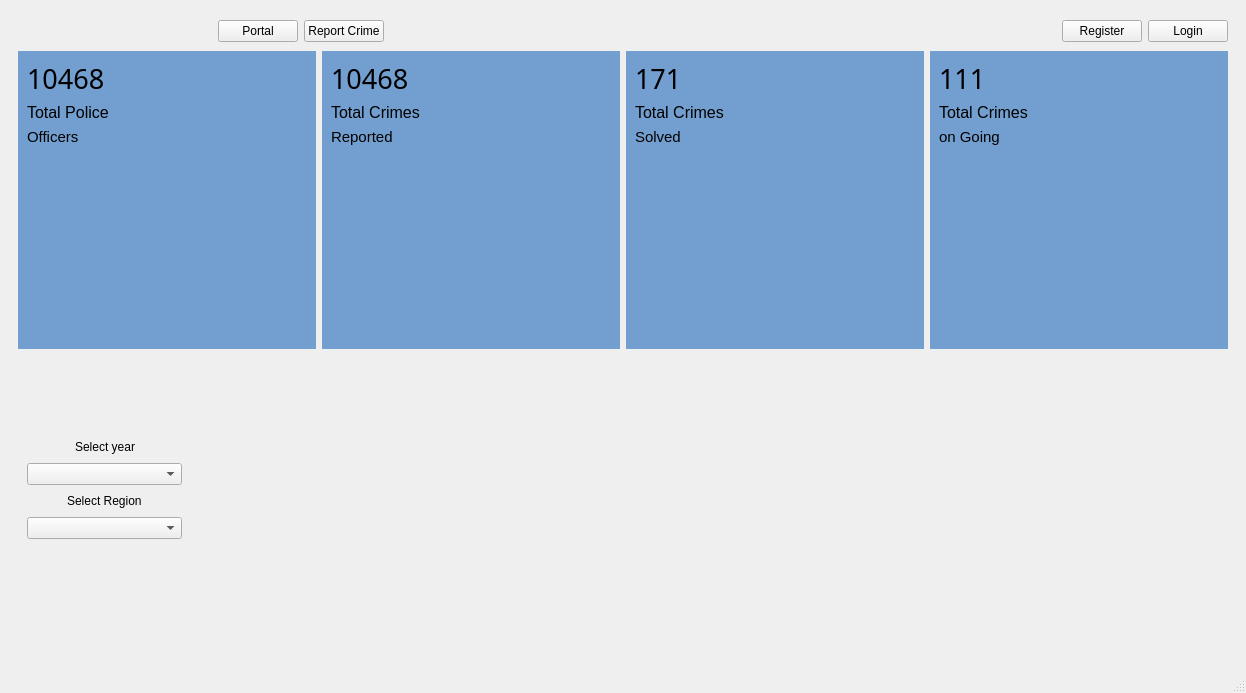
<?xml version="1.0" encoding="UTF-8"?>
<ui version="4.0">
 <class>MainWindow</class>
 <widget class="QMainWindow" name="MainWindow">
  <property name="geometry">
   <rect>
    <x>0</x>
    <y>0</y>
    <width>1246</width>
    <height>693</height>
   </rect>
  </property>
  <property name="windowTitle">
   <string>Crime Management System</string>
  </property>
  <widget class="QWidget" name="centralwidget">
   <layout class="QVBoxLayout" name="verticalLayout">
    <item>
     <widget class="QStackedWidget" name="stackedWidget">
      <property name="currentIndex">
       <number>0</number>
      </property>
      <widget class="QWidget" name="page">
       <layout class="QGridLayout" name="gridLayout">
        <item row="0" column="1">
         <layout class="QHBoxLayout" name="horizontalLayout">
          <item>
           <widget class="QLabel" name="lbl_usr">
            <property name="font">
             <font>
              <family>Symbola</family>
              <pointsize>16</pointsize>
              <weight>75</weight>
              <italic>true</italic>
              <bold>true</bold>
             </font>
            </property>
            <property name="text">
             <string/>
            </property>
           </widget>
          </item>
          <item>
           <widget class="QPushButton" name="btn_portal">
            <property name="text">
             <string>Portal</string>
            </property>
           </widget>
          </item>
          <item>
           <widget class="QPushButton" name="btn_reportCrime">
            <property name="text">
             <string>Report Crime</string>
            </property>
           </widget>
          </item>
          <item>
           <spacer name="horizontalSpacer">
            <property name="orientation">
             <enum>Qt::Horizontal</enum>
            </property>
            <property name="sizeHint" stdset="0">
             <size>
              <width>40</width>
              <height>20</height>
             </size>
            </property>
           </spacer>
          </item>
          <item>
           <widget class="QPushButton" name="btn_register">
            <property name="text">
             <string>Register</string>
            </property>
           </widget>
          </item>
          <item>
           <widget class="QPushButton" name="btn_login">
            <property name="text">
             <string>Login</string>
            </property>
           </widget>
          </item>
         </layout>
        </item>
        <item row="2" column="1">
         <layout class="QHBoxLayout" name="horizontalLayout_4">
          <property name="sizeConstraint">
           <enum>QLayout::SetMaximumSize</enum>
          </property>
          <property name="leftMargin">
           <number>0</number>
          </property>
          <item>
           <widget class="QCustomPlot" name="customPlot0" native="true">
            <property name="sizePolicy">
             <sizepolicy hsizetype="Expanding" vsizetype="Expanding">
              <horstretch>0</horstretch>
              <verstretch>0</verstretch>
             </sizepolicy>
            </property>
           </widget>
          </item>
         </layout>
        </item>
        <item row="1" column="0" colspan="2">
         <layout class="QHBoxLayout" name="horizontalLayout_5">
          <item>
           <widget class="QFrame" name="Frame1">
            <property name="styleSheet">
             <string notr="true">QFrame {
	background-color: rgb(114, 159, 207);
}</string>
            </property>
            <layout class="QVBoxLayout" name="verticalLayout_4">
             <item>
              <widget class="QLabel" name="label_5">
               <property name="font">
                <font>
                 <family>Source Code Pro</family>
                 <pointsize>20</pointsize>
                </font>
               </property>
               <property name="text">
                <string>10468</string>
               </property>
              </widget>
             </item>
             <item>
              <widget class="QLabel" name="label_6">
               <property name="font">
                <font>
                 <pointsize>12</pointsize>
                </font>
               </property>
               <property name="text">
                <string>Total Police</string>
               </property>
              </widget>
             </item>
             <item>
              <widget class="QLabel" name="label_7">
               <property name="font">
                <font>
                 <pointsize>11</pointsize>
                </font>
               </property>
               <property name="text">
                <string>Officers</string>
               </property>
              </widget>
             </item>
             <item>
              <spacer name="verticalSpacer_3">
               <property name="orientation">
                <enum>Qt::Vertical</enum>
               </property>
               <property name="sizeType">
                <enum>QSizePolicy::Expanding</enum>
               </property>
               <property name="sizeHint" stdset="0">
                <size>
                 <width>20</width>
                 <height>40</height>
                </size>
               </property>
              </spacer>
             </item>
             <item>
              <widget class="QCustomPlot" name="customPlot1" native="true"/>
             </item>
            </layout>
           </widget>
          </item>
          <item>
           <widget class="QFrame" name="Frame2">
            <property name="styleSheet">
             <string notr="true">QFrame {
	 background-color: rgb(114, 159, 207);
}</string>
            </property>
            <layout class="QVBoxLayout" name="verticalLayout_3">
             <item>
              <widget class="QLabel" name="label_2">
               <property name="font">
                <font>
                 <family>Source Code Pro</family>
                 <pointsize>20</pointsize>
                </font>
               </property>
               <property name="text">
                <string>10468</string>
               </property>
              </widget>
             </item>
             <item>
              <widget class="QLabel" name="label_3">
               <property name="font">
                <font>
                 <pointsize>12</pointsize>
                </font>
               </property>
               <property name="text">
                <string>Total Crimes</string>
               </property>
              </widget>
             </item>
             <item>
              <widget class="QLabel" name="label_4">
               <property name="font">
                <font>
                 <pointsize>11</pointsize>
                </font>
               </property>
               <property name="text">
                <string>Reported</string>
               </property>
              </widget>
             </item>
             <item>
              <spacer name="verticalSpacer_2">
               <property name="orientation">
                <enum>Qt::Vertical</enum>
               </property>
               <property name="sizeHint" stdset="0">
                <size>
                 <width>20</width>
                 <height>40</height>
                </size>
               </property>
              </spacer>
             </item>
             <item>
              <widget class="QCustomPlot" name="customPlot2" native="true"/>
             </item>
            </layout>
           </widget>
          </item>
          <item>
           <widget class="QFrame" name="Frame3">
            <property name="styleSheet">
             <string notr="true">QFrame {
	 background-color: rgb(114, 159, 207);
}</string>
            </property>
            <layout class="QVBoxLayout" name="verticalLayout_5">
             <item>
              <widget class="QLabel" name="label_8">
               <property name="font">
                <font>
                 <family>Source Code Pro</family>
                 <pointsize>20</pointsize>
                </font>
               </property>
               <property name="text">
                <string>171</string>
               </property>
              </widget>
             </item>
             <item>
              <widget class="QLabel" name="label_9">
               <property name="font">
                <font>
                 <pointsize>12</pointsize>
                </font>
               </property>
               <property name="text">
                <string>Total Crimes</string>
               </property>
              </widget>
             </item>
             <item>
              <widget class="QLabel" name="label_10">
               <property name="font">
                <font>
                 <pointsize>11</pointsize>
                </font>
               </property>
               <property name="text">
                <string>Solved</string>
               </property>
              </widget>
             </item>
             <item>
              <spacer name="verticalSpacer_4">
               <property name="orientation">
                <enum>Qt::Vertical</enum>
               </property>
               <property name="sizeHint" stdset="0">
                <size>
                 <width>20</width>
                 <height>40</height>
                </size>
               </property>
              </spacer>
             </item>
             <item>
              <widget class="QCustomPlot" name="customPlot3" native="true"/>
             </item>
            </layout>
           </widget>
          </item>
          <item>
           <widget class="QFrame" name="Frame4">
            <property name="styleSheet">
             <string notr="true">QFrame {
	 background-color: rgb(114, 159, 207);
}</string>
            </property>
            <layout class="QVBoxLayout" name="verticalLayout_6">
             <item>
              <widget class="QLabel" name="label_12">
               <property name="font">
                <font>
                 <family>Source Code Pro</family>
                 <pointsize>20</pointsize>
                </font>
               </property>
               <property name="text">
                <string>111</string>
               </property>
              </widget>
             </item>
             <item>
              <widget class="QLabel" name="label_11">
               <property name="font">
                <font>
                 <pointsize>12</pointsize>
                </font>
               </property>
               <property name="text">
                <string>Total Crimes</string>
               </property>
              </widget>
             </item>
             <item>
              <widget class="QLabel" name="label_13">
               <property name="font">
                <font>
                 <pointsize>11</pointsize>
                </font>
               </property>
               <property name="text">
                <string>on Going</string>
               </property>
              </widget>
             </item>
             <item>
              <spacer name="verticalSpacer_5">
               <property name="orientation">
                <enum>Qt::Vertical</enum>
               </property>
               <property name="sizeHint" stdset="0">
                <size>
                 <width>20</width>
                 <height>40</height>
                </size>
               </property>
              </spacer>
             </item>
             <item>
              <widget class="QCustomPlot" name="customPlot4" native="true"/>
             </item>
            </layout>
           </widget>
          </item>
         </layout>
        </item>
        <item row="2" column="0">
         <widget class="QFrame" name="RegionContainer">
          <property name="sizePolicy">
           <sizepolicy hsizetype="Fixed" vsizetype="Expanding">
            <horstretch>0</horstretch>
            <verstretch>0</verstretch>
           </sizepolicy>
          </property>
          <property name="maximumSize">
           <size>
            <width>16000000</width>
            <height>16000000</height>
           </size>
          </property>
          <layout class="QVBoxLayout" name="verticalLayout_2">
           <property name="sizeConstraint">
            <enum>QLayout::SetFixedSize</enum>
           </property>
           <property name="bottomMargin">
            <number>1</number>
           </property>
           <item>
            <layout class="QHBoxLayout" name="horizontalLayout_2">
             <property name="sizeConstraint">
              <enum>QLayout::SetMinimumSize</enum>
             </property>
             <property name="bottomMargin">
              <number>0</number>
             </property>
             <item>
              <spacer name="horizontalSpacer_2">
               <property name="orientation">
                <enum>Qt::Horizontal</enum>
               </property>
               <property name="sizeType">
                <enum>QSizePolicy::MinimumExpanding</enum>
               </property>
               <property name="sizeHint" stdset="0">
                <size>
                 <width>40</width>
                 <height>20</height>
                </size>
               </property>
              </spacer>
             </item>
             <item>
              <widget class="QLabel" name="label">
               <property name="text">
                <string>Select year</string>
               </property>
              </widget>
             </item>
             <item>
              <spacer name="horizontalSpacer_3">
               <property name="orientation">
                <enum>Qt::Horizontal</enum>
               </property>
               <property name="sizeType">
                <enum>QSizePolicy::MinimumExpanding</enum>
               </property>
               <property name="sizeHint" stdset="0">
                <size>
                 <width>40</width>
                 <height>20</height>
                </size>
               </property>
              </spacer>
             </item>
            </layout>
           </item>
           <item>
            <layout class="QHBoxLayout" name="horizontalLayout_3">
             <property name="sizeConstraint">
              <enum>QLayout::SetMinimumSize</enum>
             </property>
             <item>
              <widget class="QComboBox" name="combo_year"/>
             </item>
            </layout>
           </item>
           <item>
            <layout class="QHBoxLayout" name="horizontalLayout_21">
             <property name="bottomMargin">
              <number>0</number>
             </property>
             <item>
              <spacer name="horizontalSpacer_17">
               <property name="orientation">
                <enum>Qt::Horizontal</enum>
               </property>
               <property name="sizeHint" stdset="0">
                <size>
                 <width>40</width>
                 <height>20</height>
                </size>
               </property>
              </spacer>
             </item>
             <item>
              <widget class="QLabel" name="label_19">
               <property name="text">
                <string>Select Region</string>
               </property>
              </widget>
             </item>
             <item>
              <spacer name="horizontalSpacer_18">
               <property name="orientation">
                <enum>Qt::Horizontal</enum>
               </property>
               <property name="sizeHint" stdset="0">
                <size>
                 <width>40</width>
                 <height>20</height>
                </size>
               </property>
              </spacer>
             </item>
            </layout>
           </item>
           <item>
            <widget class="QComboBox" name="combo_region"/>
           </item>
           <item>
            <spacer name="verticalSpacer">
             <property name="orientation">
              <enum>Qt::Vertical</enum>
             </property>
             <property name="sizeType">
              <enum>QSizePolicy::MinimumExpanding</enum>
             </property>
             <property name="sizeHint" stdset="0">
              <size>
               <width>20</width>
               <height>40</height>
              </size>
             </property>
            </spacer>
           </item>
          </layout>
         </widget>
        </item>
       </layout>
      </widget>
      <widget class="QWidget" name="page_2">
       <layout class="QGridLayout" name="gridLayout_2">
        <item row="0" column="1">
         <layout class="QHBoxLayout" name="horizontalLayout_8">
          <item>
           <widget class="QLabel" name="label_16">
            <property name="font">
             <font>
              <pointsize>16</pointsize>
             </font>
            </property>
            <property name="text">
             <string>Crime Records</string>
            </property>
           </widget>
          </item>
          <item>
           <spacer name="horizontalSpacer_9">
            <property name="orientation">
             <enum>Qt::Horizontal</enum>
            </property>
            <property name="sizeHint" stdset="0">
             <size>
              <width>40</width>
              <height>20</height>
             </size>
            </property>
           </spacer>
          </item>
          <item>
           <widget class="QPushButton" name="btn_home">
            <property name="text">
             <string>Home</string>
            </property>
           </widget>
          </item>
         </layout>
        </item>
        <item row="1" column="1">
         <layout class="QHBoxLayout" name="horizontalLayout_9">
          <item>
           <widget class="QLabel" name="label_17">
            <property name="text">
             <string>Show</string>
            </property>
           </widget>
          </item>
          <item>
           <widget class="QComboBox" name="combo_show"/>
          </item>
          <item>
           <spacer name="horizontalSpacer_6">
            <property name="orientation">
             <enum>Qt::Horizontal</enum>
            </property>
            <property name="sizeHint" stdset="0">
             <size>
              <width>40</width>
              <height>20</height>
             </size>
            </property>
           </spacer>
          </item>
          <item>
           <widget class="QLabel" name="label_18">
            <property name="text">
             <string>Search</string>
            </property>
           </widget>
          </item>
          <item>
           <widget class="QLineEdit" name="le_search"/>
          </item>
         </layout>
        </item>
        <item row="0" column="0" rowspan="3">
         <widget class="QFrame" name="detailSContainer">
          <property name="sizePolicy">
           <sizepolicy hsizetype="Fixed" vsizetype="Preferred">
            <horstretch>0</horstretch>
            <verstretch>0</verstretch>
           </sizepolicy>
          </property>
          <property name="maximumSize">
           <size>
            <width>10000000</width>
            <height>16000000</height>
           </size>
          </property>
          <layout class="QVBoxLayout" name="verticalLayout_7">
           <property name="bottomMargin">
            <number>1</number>
           </property>
           <item>
            <layout class="QHBoxLayout" name="horizontalLayout_6">
             <item>
              <spacer name="horizontalSpacer_4">
               <property name="orientation">
                <enum>Qt::Horizontal</enum>
               </property>
               <property name="sizeHint" stdset="0">
                <size>
                 <width>40</width>
                 <height>20</height>
                </size>
               </property>
              </spacer>
             </item>
             <item>
              <widget class="QLabel" name="lbl_usr1">
               <property name="font">
                <font>
                 <family>Symbola</family>
                 <pointsize>16</pointsize>
                </font>
               </property>
               <property name="text">
                <string/>
               </property>
              </widget>
             </item>
             <item>
              <spacer name="horizontalSpacer_5">
               <property name="orientation">
                <enum>Qt::Horizontal</enum>
               </property>
               <property name="sizeHint" stdset="0">
                <size>
                 <width>40</width>
                 <height>20</height>
                </size>
               </property>
              </spacer>
             </item>
            </layout>
           </item>
           <item>
            <layout class="QHBoxLayout" name="horizontalLayout_7">
             <item>
              <spacer name="horizontalSpacer_7">
               <property name="orientation">
                <enum>Qt::Horizontal</enum>
               </property>
               <property name="sizeHint" stdset="0">
                <size>
                 <width>40</width>
                 <height>20</height>
                </size>
               </property>
              </spacer>
             </item>
             <item>
              <widget class="QLabel" name="label_15">
               <property name="sizePolicy">
                <sizepolicy hsizetype="Expanding" vsizetype="Expanding">
                 <horstretch>0</horstretch>
                 <verstretch>0</verstretch>
                </sizepolicy>
               </property>
               <property name="text">
                <string>&lt;html&gt;&lt;head/&gt;&lt;body&gt;&lt;p&gt;&lt;img src=&quot;:/assets/user_icon.png&quot;/&gt;&lt;/p&gt;&lt;/body&gt;&lt;/html&gt;</string>
               </property>
              </widget>
             </item>
             <item>
              <spacer name="horizontalSpacer_8">
               <property name="orientation">
                <enum>Qt::Horizontal</enum>
               </property>
               <property name="sizeHint" stdset="0">
                <size>
                 <width>40</width>
                 <height>20</height>
                </size>
               </property>
              </spacer>
             </item>
            </layout>
           </item>
           <item>
            <layout class="QVBoxLayout" name="verticalLayout_8">
             <item>
              <widget class="QPushButton" name="btn_record">
               <property name="text">
                <string>Record case</string>
               </property>
              </widget>
             </item>
             <item>
              <widget class="QPushButton" name="btn_add_team">
               <property name="text">
                <string>Add Team</string>
               </property>
              </widget>
             </item>
             <item>
              <widget class="QPushButton" name="btn_view_item">
               <property name="text">
                <string>View Team</string>
               </property>
              </widget>
             </item>
             <item>
              <widget class="QPushButton" name="btn_view_crime">
               <property name="text">
                <string>View Crime Records</string>
               </property>
              </widget>
             </item>
             <item>
              <widget class="QPushButton" name="btn_allocate_team">
               <property name="text">
                <string>Allocate  Team</string>
               </property>
              </widget>
             </item>
             <item>
              <widget class="QPushButton" name="btn_view_all">
               <property name="text">
                <string>View all crimes</string>
               </property>
              </widget>
             </item>
             <item>
              <widget class="QPushButton" name="btn_close_crime">
               <property name="text">
                <string>Close crime</string>
               </property>
              </widget>
             </item>
             <item>
              <widget class="QPushButton" name="btn_logout">
               <property name="text">
                <string>Logout</string>
               </property>
              </widget>
             </item>
            </layout>
           </item>
          </layout>
         </widget>
        </item>
        <item row="2" column="1">
         <widget class="QStackedWidget" name="stackedWidget2">
          <property name="sizePolicy">
           <sizepolicy hsizetype="Preferred" vsizetype="Preferred">
            <horstretch>0</horstretch>
            <verstretch>0</verstretch>
           </sizepolicy>
          </property>
          <widget class="QWidget" name="page_3">
           <layout class="QVBoxLayout" name="verticalLayout_9">
            <item>
             <widget class="QTableWidget" name="tblw_criminal">
              <column>
               <property name="text">
                <string>Date</string>
               </property>
              </column>
              <column>
               <property name="text">
                <string>Serial No.</string>
               </property>
              </column>
              <column>
               <property name="text">
                <string>Perpetrator/s</string>
               </property>
              </column>
              <column>
               <property name="text">
                <string>Location</string>
               </property>
              </column>
              <column>
               <property name="text">
                <string>Status</string>
               </property>
              </column>
              <column>
               <property name="text">
                <string>More</string>
               </property>
              </column>
             </widget>
            </item>
           </layout>
          </widget>
          <widget class="QWidget" name="page_4">
           <layout class="QHBoxLayout" name="horizontalLayout_17">
            <item>
             <layout class="QVBoxLayout" name="verticalLayout_11">
              <property name="bottomMargin">
               <number>16</number>
              </property>
              <item>
               <layout class="QHBoxLayout" name="horizontalLayout_10">
                <item>
                 <spacer name="horizontalSpacer_12">
                  <property name="orientation">
                   <enum>Qt::Horizontal</enum>
                  </property>
                  <property name="sizeHint" stdset="0">
                   <size>
                    <width>40</width>
                    <height>20</height>
                   </size>
                  </property>
                 </spacer>
                </item>
                <item>
                 <widget class="QLabel" name="label_14">
                  <property name="font">
                   <font>
                    <pointsize>24</pointsize>
                   </font>
                  </property>
                  <property name="text">
                   <string>Add a team</string>
                  </property>
                 </widget>
                </item>
                <item>
                 <spacer name="horizontalSpacer_13">
                  <property name="orientation">
                   <enum>Qt::Horizontal</enum>
                  </property>
                  <property name="sizeHint" stdset="0">
                   <size>
                    <width>40</width>
                    <height>20</height>
                   </size>
                  </property>
                 </spacer>
                </item>
               </layout>
              </item>
              <item>
               <layout class="QHBoxLayout" name="horizontalLayout_11">
                <item>
                 <widget class="QLineEdit" name="le_first_name">
                  <property name="sizePolicy">
                   <sizepolicy hsizetype="Expanding" vsizetype="Preferred">
                    <horstretch>0</horstretch>
                    <verstretch>0</verstretch>
                   </sizepolicy>
                  </property>
                  <property name="toolTip">
                   <string/>
                  </property>
                  <property name="styleSheet">
                   <string notr="true">QLineEdit{
	border-radius: 40px 30px 40px 30px;
}</string>
                  </property>
                  <property name="text">
                   <string/>
                  </property>
                  <property name="placeholderText">
                   <string>First Name*</string>
                  </property>
                 </widget>
                </item>
                <item>
                 <widget class="QLineEdit" name="le_security">
                  <property name="sizePolicy">
                   <sizepolicy hsizetype="Expanding" vsizetype="Preferred">
                    <horstretch>0</horstretch>
                    <verstretch>0</verstretch>
                   </sizepolicy>
                  </property>
                  <property name="styleSheet">
                   <string notr="true">QLineEdit{
	border-radius: 40px 30px 40px 30px;
}</string>
                  </property>
                  <property name="placeholderText">
                   <string>Security Number*</string>
                  </property>
                 </widget>
                </item>
               </layout>
              </item>
              <item>
               <layout class="QHBoxLayout" name="horizontalLayout_12">
                <item>
                 <widget class="QLineEdit" name="le_last_name">
                  <property name="sizePolicy">
                   <sizepolicy hsizetype="Expanding" vsizetype="Ignored">
                    <horstretch>0</horstretch>
                    <verstretch>0</verstretch>
                   </sizepolicy>
                  </property>
                  <property name="styleSheet">
                   <string notr="true">QLineEdit{
	border-radius: 40px 30px 40px 30px;
}</string>
                  </property>
                  <property name="placeholderText">
                   <string>Last Name*</string>
                  </property>
                 </widget>
                </item>
                <item>
                 <widget class="QLineEdit" name="le_phone_no">
                  <property name="sizePolicy">
                   <sizepolicy hsizetype="Expanding" vsizetype="Preferred">
                    <horstretch>0</horstretch>
                    <verstretch>0</verstretch>
                   </sizepolicy>
                  </property>
                  <property name="styleSheet">
                   <string notr="true">QLineEdit{
	border-radius: 40px 30px 40px 30px;
}</string>
                  </property>
                  <property name="placeholderText">
                   <string>Phone Number*</string>
                  </property>
                 </widget>
                </item>
               </layout>
              </item>
              <item>
               <layout class="QHBoxLayout" name="horizontalLayout_13">
                <item>
                 <widget class="QLineEdit" name="le_password">
                  <property name="sizePolicy">
                   <sizepolicy hsizetype="Minimum" vsizetype="Preferred">
                    <horstretch>0</horstretch>
                    <verstretch>0</verstretch>
                   </sizepolicy>
                  </property>
                  <property name="styleSheet">
                   <string notr="true">QLineEdit{
	border-radius: 40px 30px 40px 30px;
}</string>
                  </property>
                  <property name="placeholderText">
                   <string>Password*</string>
                  </property>
                 </widget>
                </item>
                <item>
                 <widget class="QComboBox" name="combo_security"/>
                </item>
               </layout>
              </item>
              <item>
               <layout class="QHBoxLayout" name="horizontalLayout_14">
                <item>
                 <widget class="QLineEdit" name="le_confirm_pass">
                  <property name="sizePolicy">
                   <sizepolicy hsizetype="Expanding" vsizetype="Preferred">
                    <horstretch>0</horstretch>
                    <verstretch>0</verstretch>
                   </sizepolicy>
                  </property>
                  <property name="styleSheet">
                   <string notr="true">QLineEdit{
	border-radius: 40px 30px 40px 30px;
}</string>
                  </property>
                  <property name="echoMode">
                   <enum>QLineEdit::Password</enum>
                  </property>
                  <property name="placeholderText">
                   <string>Confrim password*</string>
                  </property>
                 </widget>
                </item>
                <item>
                 <widget class="QLineEdit" name="le_answer">
                  <property name="sizePolicy">
                   <sizepolicy hsizetype="Expanding" vsizetype="Preferred">
                    <horstretch>0</horstretch>
                    <verstretch>0</verstretch>
                   </sizepolicy>
                  </property>
                  <property name="styleSheet">
                   <string notr="true">QLineEdit{
	border-radius: 40px 30px 40px 30px;
}</string>
                  </property>
                  <property name="placeholderText">
                   <string>Answer*</string>
                  </property>
                 </widget>
                </item>
               </layout>
              </item>
              <item>
               <layout class="QHBoxLayout" name="horizontalLayout_15">
                <item>
                 <widget class="QRadioButton" name="radio_male">
                  <property name="sizePolicy">
                   <sizepolicy hsizetype="Expanding" vsizetype="Preferred">
                    <horstretch>0</horstretch>
                    <verstretch>0</verstretch>
                   </sizepolicy>
                  </property>
                  <property name="text">
                   <string>Male</string>
                  </property>
                 </widget>
                </item>
                <item>
                 <widget class="QRadioButton" name="radio_female">
                  <property name="sizePolicy">
                   <sizepolicy hsizetype="Expanding" vsizetype="Preferred">
                    <horstretch>0</horstretch>
                    <verstretch>0</verstretch>
                   </sizepolicy>
                  </property>
                  <property name="text">
                   <string>Female</string>
                  </property>
                 </widget>
                </item>
                <item>
                 <spacer name="horizontalSpacer_10">
                  <property name="orientation">
                   <enum>Qt::Horizontal</enum>
                  </property>
                  <property name="sizeHint" stdset="0">
                   <size>
                    <width>40</width>
                    <height>20</height>
                   </size>
                  </property>
                 </spacer>
                </item>
               </layout>
              </item>
              <item>
               <layout class="QHBoxLayout" name="horizontalLayout_16">
                <item>
                 <spacer name="horizontalSpacer_11">
                  <property name="orientation">
                   <enum>Qt::Horizontal</enum>
                  </property>
                  <property name="sizeHint" stdset="0">
                   <size>
                    <width>40</width>
                    <height>20</height>
                   </size>
                  </property>
                 </spacer>
                </item>
                <item>
                 <widget class="QPushButton" name="le_save">
                  <property name="styleSheet">
                   <string notr="true"/>
                  </property>
                  <property name="text">
                   <string>Save</string>
                  </property>
                 </widget>
                </item>
               </layout>
              </item>
             </layout>
            </item>
            <item>
             <layout class="QVBoxLayout" name="verticalLayout_10">
              <item>
               <widget class="QComboBox" name="combo_teams"/>
              </item>
              <item>
               <widget class="QTableWidget" name="tbl_teams"/>
              </item>
             </layout>
            </item>
           </layout>
          </widget>
          <widget class="QWidget" name="page_5">
           <layout class="QVBoxLayout" name="verticalLayout_13">
            <item>
             <layout class="QHBoxLayout" name="horizontalLayout_18">
              <item>
               <widget class="QComboBox" name="combo_teams_2"/>
              </item>
              <item>
               <spacer name="horizontalSpacer_14">
                <property name="orientation">
                 <enum>Qt::Horizontal</enum>
                </property>
                <property name="sizeHint" stdset="0">
                 <size>
                  <width>40</width>
                  <height>20</height>
                 </size>
                </property>
               </spacer>
              </item>
             </layout>
            </item>
            <item>
             <layout class="QVBoxLayout" name="verticalLayout_12">
              <item>
               <widget class="QTableWidget" name="tbl_teams_2"/>
              </item>
             </layout>
            </item>
           </layout>
          </widget>
          <widget class="QWidget" name="page_6">
           <layout class="QGridLayout" name="gridLayout_3">
            <item row="0" column="0" rowspan="2">
             <layout class="QVBoxLayout" name="verticalLayout_16">
              <item>
               <widget class="QTreeWidget" name="treeWidget">
                <column>
                 <property name="text">
                  <string>2020</string>
                 </property>
                </column>
                <column>
                 <property name="text">
                  <string>2019</string>
                 </property>
                </column>
                <column>
                 <property name="text">
                  <string>2018</string>
                 </property>
                </column>
                <column>
                 <property name="text">
                  <string>2017</string>
                 </property>
                </column>
               </widget>
              </item>
             </layout>
            </item>
            <item row="1" column="1">
             <layout class="QVBoxLayout" name="verticalLayout_14">
              <item>
               <widget class="QWidget" name="widget" native="true"/>
              </item>
             </layout>
            </item>
            <item row="0" column="1">
             <widget class="QFrame" name="verticalFrame_5">
              <property name="sizePolicy">
               <sizepolicy hsizetype="Preferred" vsizetype="Fixed">
                <horstretch>0</horstretch>
                <verstretch>0</verstretch>
               </sizepolicy>
              </property>
              <layout class="QVBoxLayout" name="verticalLayout_15">
               <item>
                <widget class="QGraphicsView" name="graphicsView"/>
               </item>
              </layout>
             </widget>
            </item>
           </layout>
          </widget>
          <widget class="QWidget" name="page_7">
           <layout class="QGridLayout" name="gridLayout_4">
            <item row="0" column="0" colspan="2">
             <layout class="QVBoxLayout" name="verticalLayout_17">
              <property name="bottomMargin">
               <number>0</number>
              </property>
              <item>
               <layout class="QHBoxLayout" name="horizontalLayout_19">
                <item>
                 <widget class="QComboBox" name="comboBox_2"/>
                </item>
                <item>
                 <spacer name="horizontalSpacer_15">
                  <property name="orientation">
                   <enum>Qt::Horizontal</enum>
                  </property>
                  <property name="sizeHint" stdset="0">
                   <size>
                    <width>40</width>
                    <height>20</height>
                   </size>
                  </property>
                 </spacer>
                </item>
               </layout>
              </item>
              <item>
               <widget class="QTableWidget" name="tableWidget"/>
              </item>
             </layout>
            </item>
            <item row="0" column="2" colspan="2">
             <layout class="QVBoxLayout" name="verticalLayout_18">
              <property name="bottomMargin">
               <number>0</number>
              </property>
              <item>
               <layout class="QHBoxLayout" name="horizontalLayout_20">
                <item>
                 <widget class="QComboBox" name="comboBox_3"/>
                </item>
                <item>
                 <spacer name="horizontalSpacer_16">
                  <property name="orientation">
                   <enum>Qt::Horizontal</enum>
                  </property>
                  <property name="sizeHint" stdset="0">
                   <size>
                    <width>40</width>
                    <height>20</height>
                   </size>
                  </property>
                 </spacer>
                </item>
               </layout>
              </item>
              <item>
               <widget class="QTableWidget" name="tableWidget_2"/>
              </item>
             </layout>
            </item>
            <item row="1" column="0">
             <layout class="QVBoxLayout" name="verticalLayout_20">
              <item>
               <widget class="QTableWidget" name="tableWidget_3"/>
              </item>
             </layout>
            </item>
            <item row="1" column="1" colspan="2">
             <layout class="QVBoxLayout" name="verticalLayout_19">
              <item>
               <widget class="QPushButton" name="pushButton">
                <property name="text">
                 <string>&gt;&gt;</string>
                </property>
               </widget>
              </item>
              <item>
               <widget class="QPushButton" name="pushButton_2">
                <property name="text">
                 <string>&lt;&lt;</string>
                </property>
               </widget>
              </item>
             </layout>
            </item>
            <item row="1" column="3">
             <layout class="QVBoxLayout" name="verticalLayout_21">
              <item>
               <widget class="QTableWidget" name="tableWidget_4"/>
              </item>
             </layout>
            </item>
           </layout>
          </widget>
          <widget class="QWidget" name="page_8">
           <layout class="QVBoxLayout" name="verticalLayout_23">
            <item>
             <layout class="QVBoxLayout" name="verticalLayout_22">
              <item>
               <widget class="QTableWidget" name="tableWidget_5"/>
              </item>
             </layout>
            </item>
           </layout>
          </widget>
          <widget class="QWidget" name="page_9">
           <layout class="QVBoxLayout" name="verticalLayout_25">
            <item>
             <layout class="QVBoxLayout" name="verticalLayout_24">
              <item>
               <widget class="QTableWidget" name="tableWidget_6">
                <column>
                 <property name="text">
                  <string>Case</string>
                 </property>
                </column>
                <column>
                 <property name="text">
                  <string>Report</string>
                 </property>
                </column>
                <column>
                 <property name="text">
                  <string>Status</string>
                 </property>
                </column>
                <column>
                 <property name="text">
                  <string>Close</string>
                 </property>
                </column>
               </widget>
              </item>
             </layout>
            </item>
           </layout>
          </widget>
         </widget>
        </item>
       </layout>
      </widget>
     </widget>
    </item>
   </layout>
  </widget>
  <widget class="QStatusBar" name="statusbar"/>
 </widget>
 <customwidgets>
  <customwidget>
   <class>QCustomPlot</class>
   <extends>QWidget</extends>
   <header location="global">qcustomplot.h</header>
   <container>1</container>
  </customwidget>
 </customwidgets>
 <resources/>
 <connections/>
</ui>
